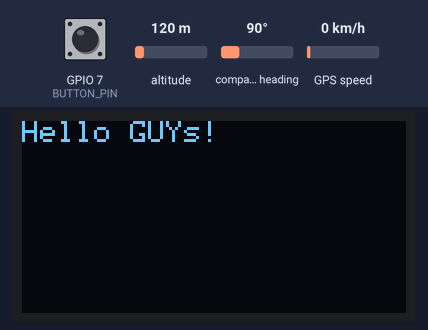
Simulated run of this sketch. Board: ESP32-S3. On the bench: 128×64 one-colour display. The inputs (shaded band) are chosen by the test bench; at power-on: altitude 120 m, GPS speed 0 km/h, GPIO 7 (BUTTON_PIN) HIGH, compass heading 90°. The GPS gets a fix after 3 s at 37.7749, -122.4194 with 8 satellites; nothing arrives over Bluetooth unless stated; a phone connects over Bluetooth LE 3 s after start; what the sketch prints to the serial monitor is not drawn.

Above: at 0.1 s.
2.7 s: altitude set to 20 m
At 5.3 s:
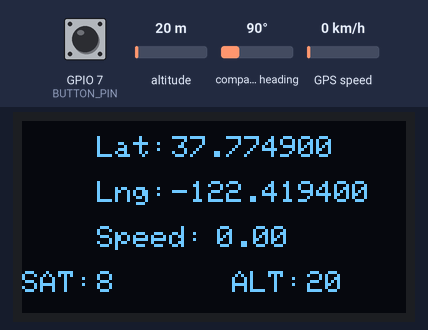
5.6 s: GPS speed set to 2 km/h
13.9 s: altitude set to 250 m
At 16.4 s:
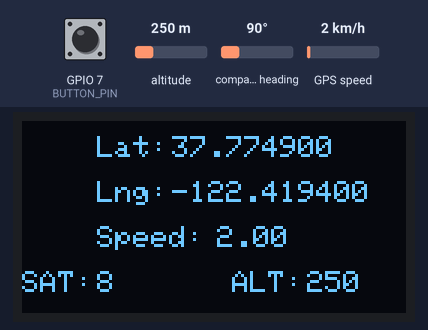
Timing chart, 0 to 17.9 s (numbered marks = the images above; inputs shaded):
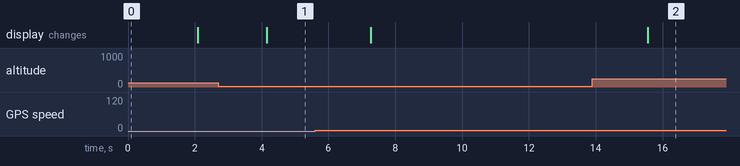

Measured:
- after the input at 2.7 s, the display: changes after 1.5 s (image 1)
- after the input at 13.9 s, the display: changes after 1.7 s (image 2)

The sketch:

Esp32S3_Zero_BLE_GPS.ino
```cpp
#include <ArduinoBLE.h>
#include <Adafruit_NeoPixel.h>
#include <Wire.h>
#include <Adafruit_GFX.h>
#include <Adafruit_SSD1306.h>
#include <TinyGPSPlus.h>

#define RGB_PIN    21     // GPIO pin connected to the RGB LED
#define NUM_LEDS   1      // Number of LEDs
#define BUTTON_PIN 7      // GPIO pin connected to the button
// #define LED_PIN    6      // GPIO pin connected to the LED
#define SCREEN_WIDTH 128  // Adjust based on your OLED's width
#define SCREEN_HEIGHT 64  // Adjust based on your OLED's height
#define RXD2 12           // Define the RX pins for Serial 2
#define TXD2 11           // Define the TX pins for Serial 2
#define SDA_PIN 3         // Define custom SDA pin
#define SCL_PIN 2         // Define custom SCL pin
#define LoopMax 5         // Max number of loops to be timed

Adafruit_NeoPixel strip = Adafruit_NeoPixel(NUM_LEDS, RGB_PIN, NEO_GRB + NEO_KHZ800); // Create a NeoPixel object
Adafruit_SSD1306 display(SCREEN_WIDTH, SCREEN_HEIGHT, &Wire, -1);                     // Create an SSD1306 object
TinyGPSPlus gps;                                                                      // Create a GPS object
HardwareSerial gpsSerial(2);                                                          // Create an instance of the HardwareSerial class for Serial 2

BLEService ledService("19B10010-E8F2-537E-4F6C-D104768A1214");
BLEByteCharacteristic ledCharacteristic("19B10011-E8F2-537E-4F6C-D104768A1214", BLERead | BLEWrite | BLENotify);
BLEByteCharacteristic buttonCharacteristic("19B10012-E8F2-537E-4F6C-D104768A1214", BLERead | BLENotify);
BLEStringCharacteristic functionResultCharacteristic("19B10013-E8F2-537E-4F6C-D104768A1214", BLERead | BLENotify, 50);

bool t_red = false;
bool led_st = false, btn_st = false;        // initial led and Button state
bool lastButtonState = HIGH;                // Assume button is unpressed at startup
bool buttonState = HIGH;                    // Current button state
unsigned long lastDebounceTime = 0;         // The last time the button was toggled
unsigned long debounceDelay = 50;           // Debounce delay in milliseconds
static const uint32_t GPSBaud = 9600;       // Define GPS Baud rate
String myGPS = "19.99, 20.22";              // GPS variable to be Notified in BLE
String lastResult = "";                     // To track the last value
String LiveGPS = "";                        // Store GPS Data here
int loopcount = 0;                          // Loop counter for Time estimation
int lastISRtime = 0;                        // last valid ISR trigger time
int ISRminDelay = 1000;                     // Minimum delay between ISR trigger

void IRAM_ATTR buttonISR() {
  // Interrupt Service Routine
  if ((millis() - lastISRtime) > ISRminDelay) {
    lastISRtime = millis();
    buttonCharacteristic.writeValue(btn_st);
    onButtonPress();
  }
}

void setup() {
  Serial.begin(115200);
  // pinMode(LED_PIN, OUTPUT);
  pinMode(BUTTON_PIN, INPUT_PULLUP);
  setColor(255,255,255);                // White
  Wire.begin(SDA_PIN, SCL_PIN);         // Initialize I2C with custom pins
  // Initialize OLED display
  if (!display.begin(SSD1306_SWITCHCAPVCC, 0x3C)) { // 0x3C is the default I2C address for most OLEDs
    Serial.println("OLED initialization failed!");
    while (true);
  }
  Serial.println("OLED initialized successfully!");
  display.clearDisplay();               // Clear the display buffer
  display.setTextSize(1);               // Text size: 1 = small, 2 = medium, etc.
  display.setTextColor(SSD1306_WHITE);  // White text
  display.setCursor(0, 0);              // Start at the top-left corner
  display.println("Hello GUYs!");       // Display "Hello GUYs"
  display.display();                    // Push the buffer to the screen
  Serial.println("Display GPS data on OLED");
  setColor(0, 255, 0);                  // Red
  gpsSerial.begin(GPSBaud, SERIAL_8N1, RXD2, TXD2); // Start Serial 2 with the defined RX and TX pins and a baud rate of 9600
  // Initialize BLE
  if (!BLE.begin()) {
    Serial.println("starting Bluetooth® Low Energy module failed!");
    while (1) {
      toggleRed();                      // Blink Red
    }
  }
  setColor(255, 0, 0);                  // Green
  BLE.setLocalName("Frisbee");          // Set the local name peripheral advertises
  BLE.setAdvertisedService(ledService); // Set the UUID for the service this peripheral advertises:
  // Add the characteristics to the service
  ledService.addCharacteristic(ledCharacteristic);
  ledService.addCharacteristic(buttonCharacteristic);
  ledService.addCharacteristic(functionResultCharacteristic);
  // Add the service
  BLE.addService(ledService);
  ledCharacteristic.writeValue(led_st);
  buttonCharacteristic.writeValue(btn_st);
  functionResultCharacteristic.writeValue("Ready");
  BLE.advertise();                      // Start advertising
  Serial.println("Bluetooth® device active, waiting for connections...");
  setColor(0, 0, 255);                  // Blue
  attachInterrupt(digitalPinToInterrupt(BUTTON_PIN), buttonISR, RISING);
}

void loop() {
  // if(loopcount<LoopMax) Serial.println(millis());
  BLE.poll();   // poll for Bluetooth® Low Energy events
  // if(loopcount<LoopMax) Serial.println(millis());
  if (Serial.available()){
    myGPS = Serial.readString();
    Serial.println("Updated GPS is: "+myGPS);
  }
  // if(loopcount<LoopMax) Serial.println(millis());
  // bool reading = digitalRead(BUTTON_PIN);
  // if (reading != lastButtonState) {
  //   lastDebounceTime = millis();
  // }
  // if ((millis() - lastDebounceTime) > debounceDelay) {
  //   if (reading != buttonState) {
  //     buttonCharacteristic.writeValue(btn_st);
  //     buttonState = reading;
  //     if (buttonState == LOW) {
  //       btn_st = !btn_st; // Toggle the button's logical state
  //       Serial.println("BTN State: " + String(btn_st));
  //       onButtonPress();
  //     }
  //   }
  // }
  // lastButtonState = reading;
  // if(loopcount<LoopMax) Serial.println(millis());
  //  Notify if GPS Change
  if (functionResultCharacteristic.subscribed()) {
    if (myGPS != lastResult) {
      lastResult = myGPS;
      functionResultCharacteristic.writeValue(myGPS);
      Serial.println("Sent function result via notification: " + myGPS);
    }
  }
  // if(loopcount<LoopMax) Serial.println(millis());
  //  RGB control
  if (ledCharacteristic.written()) {
    Serial.print("ledCharacteristic = ");
    char charBLE = ledCharacteristic.value();
    Serial.println(charBLE);
    RGBControl(charBLE);
  }
  // if(loopcount<LoopMax) Serial.println(millis());

  boolean newData = false;
  for (unsigned long start = millis(); millis() - start < 1000;) {
    while (gpsSerial.available()) {
      unsigned long start = millis();
      if (gps.encode(gpsSerial.read())) {
        newData = true;
      }
    }
  }
  // if(loopcount<LoopMax) Serial.println(millis());
  if(newData == true) {
    newData = false;
    Serial.println(gps.satellites.value());
    print_speed();
  } else {
    display.clearDisplay();
    display.setTextColor(SSD1306_WHITE);
    display.setCursor(0, 0);
    display.setTextSize(3);
    display.print("No Data");
    display.display();
    LiveGPS = "No Data";
  }
  // if(loopcount<LoopMax) Serial.println(millis());
  loopcount++;
  delay(10);
}

////////////////////////////////////////////////////////////////////////////////////////

void setColor(uint8_t red, uint8_t green, uint8_t blue) {
    strip.setPixelColor(0, strip.Color(red, green, blue));
    strip.show();
}

void RGBControl(char BLEchar) {
  switch (BLEchar) {
      case '1': Serial.println("LED on");
                // digitalWrite(LED_PIN, HIGH);
                break;
      case 'r':
      case 'R': Serial.println("RGB R");
                setColor(0, 255, 0);
                break;
      case 'g':
      case 'G': Serial.println("RGB G");
                setColor(255, 0, 0);
                break;
      case 'b':
      case 'B': Serial.println("RGB B");
                setColor(0, 0, 255);
                break;
      case 'y':
      case 'Y': Serial.println("RGB Y");
                setColor(255, 255, 0);
                break;
      case 'c':
      case 'C':  Serial.println("RGB C");
                  setColor(255, 0, 255);
                  break;
      case 'm':
      case 'M':  Serial.println("RGB M");
                  setColor(0, 255, 255);
                  break;
      default:    Serial.println("LED off");
                  // digitalWrite(LED_PIN, LOW);
                  break;
    }
}

void onButtonPress() {
  // Button Press execution here
  myGPS = LiveGPS;
}

void toggleRed(){
  t_red = !t_red;
  if(t_red) {
    setColor(255, 0, 0); // Red
  } else {
    setColor(0, 0, 0);     // Off
  }
}

void print_speed() {
  display.clearDisplay();
  display.setTextColor(SSD1306_WHITE);

  if (gps.location.isValid() == 1) {
   //String gps_speed = String(gps.speed.kmph());
    display.setTextSize(1);

    display.setCursor(25, 5);
    display.print("Lat: ");
    display.setCursor(50, 5);
    display.print(gps.location.lat(),6);

    display.setCursor(25, 20);
    display.print("Lng: ");
    display.setCursor(50, 20);
    display.print(gps.location.lng(),6);

    display.setCursor(25, 35);
    display.print("Speed: ");
    display.setCursor(65, 35);
    display.print(gps.speed.kmph());

    display.setTextSize(1);
    display.setCursor(0, 50);
    display.print("SAT:");
    display.setCursor(25, 50);
    display.print(gps.satellites.value());

    display.setTextSize(1);
    display.setCursor(70, 50);
    display.print("ALT:");
    display.setCursor(95, 50);
    display.print(gps.altitude.meters(), 0);

    display.display();
    LiveGPS = String(gps.location.lat(), 6) +", "+ String(gps.location.lng(), 6);
  } else {
    display.clearDisplay();
    display.setTextColor(SSD1306_WHITE);
    display.setCursor(0, 0);
    display.setTextSize(3);
    display.print("No Data");
    display.display();
    LiveGPS = "No Data";
  }
}
```
